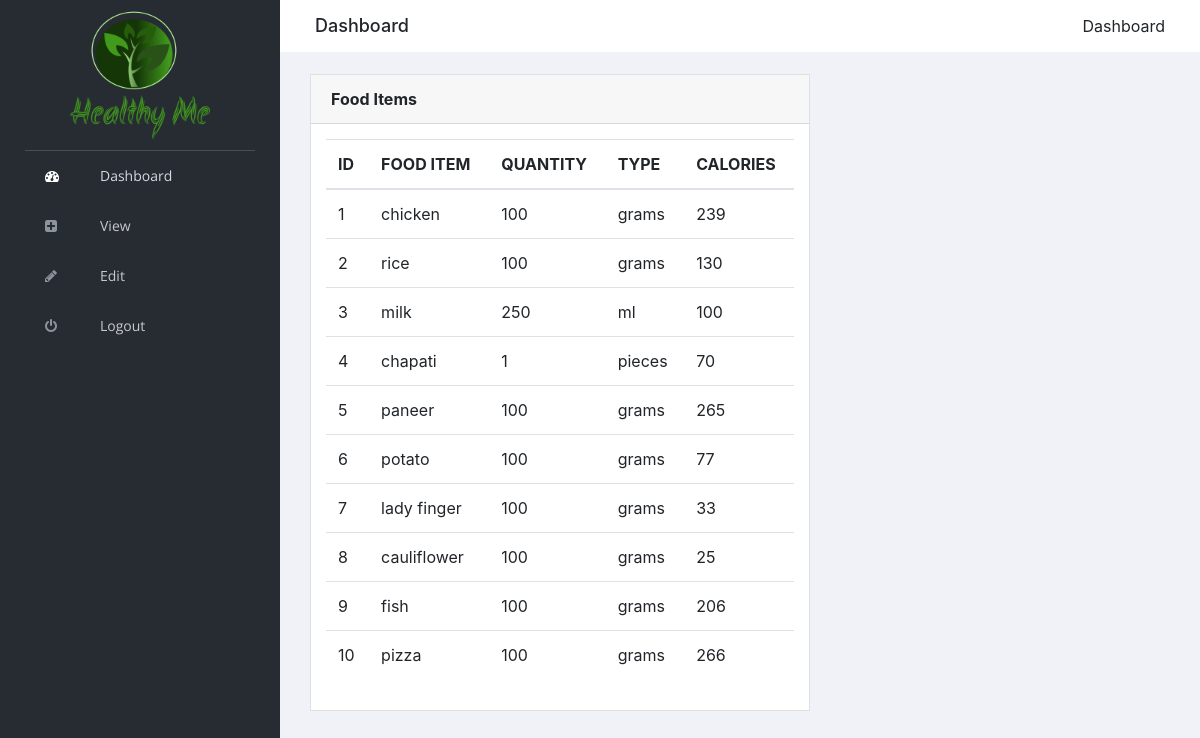
The app's page /admin/view.php (signed in) with its own data.
### tables this page shows
CREATE TABLE `fooditem` (
  `fooditem_id` int(11) NOT NULL,
  `fooditem_name` varchar(255) NOT NULL,
  `fooditem_quantity` varchar(255) NOT NULL,
  `quantity_type` varchar(200) DEFAULT NULL,
  `fooditem_calories` varchar(255) NOT NULL
);

### admin/view.php (the view, shortened to what this page needs)
<!doctype html>
<html class="no-js" lang="en">
<head>
    <link rel="stylesheet" href="vendors/bootstrap/dist/css/bootstrap.min.css">
    <link rel="stylesheet" href="vendors/font-awesome/css/font-awesome.min.css">
    <link rel="stylesheet" href="vendors/themify-icons/css/themify-icons.css">
    <link rel="stylesheet" href="vendors/flag-icon-css/css/flag-icon.min.css">
    <link rel="stylesheet" href="vendors/selectFX/css/cs-skin-elastic.css">
    <link rel="stylesheet" href="vendors/jqvmap/dist/jqvmap.min.css">
    <link rel="stylesheet" href="assets/css/style.css">
</head>
<body>
    <aside id="left-panel" class="left-panel">
        <nav class="navbar navbar-expand-sm navbar-default">
            <div class="navbar-header">
                <a class="navbar-brand" id="ig" href="./"><img src="images/logo.png" alt="Logo"></a>
            </div>
            <div id="main-menu" class="main-menu collapse navbar-collapse">
                <ul class="nav navbar-nav">
                    <li class="active">
                        <a href="dashboard.php"> <i class="menu-icon fa fa-dashboard"></i>Dashboard </a>
                    </li>
                    <li>
                        <a href="view.php"> <i class="menu-icon fa fa-plus-square "></i>View </a>
                    </li>
                    <li>
                        <a href="edit.php"> <i class="menu-icon fa fa-pencil"></i>Edit</a>
                    </li>
                    <li>
                        <a href="logout.php"> <i class="menu-icon fa fa-power-off"></i>Logout </a>
                    </li>
                </ul>
            </div>
        </nav>
    </aside>
    <div id="right-panel" class="right-panel">
        <div class="breadcrumbs">
            <div class="col-sm-4">
                <div class="page-header float-left">
                    <div class="page-title">
                        <h1>Dashboard</h1>
                    </div>
                </div>
            </div>
            <div class="col-sm-8">
                <div class="page-header float-right">
                    <div class="page-title">
                        <ol class="breadcrumb text-right">
                            <li class="active">Dashboard</li>
                        </ol>
                    </div>
                </div>
            </div>
        </div>
        <div class="content mt-3">
        <div class="col-lg-6">
            <div class="card">
                <div class="card-header">
                    <strong class="card-title">Food Items</strong>
                </div>
                <div class="card-body">
                    <div class="table-wrapper">
                    <table id="table" class="table">
                        <thead>
                            <tr>
                                <th scope="col">ID</th>
                                <th scope="col">FOOD ITEM</th>
                                <th scope="col">QUANTITY</th>
                                <th scope="col">TYPE</th>
                                <th scope="col">CALORIES</th>
                            </tr>
                        </thead>
                    <?php include'config.php';?>
<?php
 $sql1="SELECT * FROM fooditem";
$result1=mysqli_query($conn,$sql1);
$num=1;
while($row= mysqli_fetch_assoc($result1))
    {
    	echo "<tr>";
        echo "<td>".$num;
        echo "<td>".$row['fooditem_name'];
        echo "<td>".$row['fooditem_quantity'];
        echo "<td>".$row['quantity_type'];
        echo "<td>".$row['fooditem_calories'];
        ?>
    	<?php echo "</tr>";$num++;
    }
?>
               </table>
               </div>
                </div>
            </div>
        </div>
        </div>
    </div>
</body>
</html>

### admin/view.php (style rules this page uses)
@media (min-width: 360px) { .navbar .navbar-brand img { max-width: 40px; } }
@media (min-width: 360px) { .navbar .navbar-nav li { width: 100%; margin-left: -40px; } }
@media (min-width: 360px) { .card { margin-bottom: 24px; margin-bottom: 1.5rem; border-radius: 0; width: 360px; display: flex; } }
@media (min-width: 360px) { .table-wrapper { overflow-x: auto; overflow-y: visible; } }
@media (min-width: 500px) { .navbar .navbar-brand img { max-width: 150px; } }
@media (min-width: 500px) { .navbar .navbar-nav li { width: 100%; margin-left: 20px; } }
@media (min-width: 500px) { .card { margin-bottom: 24px; margin-bottom: 1.5rem; border-radius: 0; width: 500px; display: flex; } }

### records on screen
fooditem: fooditem_name "chicken", fooditem_quantity "100", quantity_type "grams", fooditem_calories "239"
fooditem: fooditem_name "rice", fooditem_quantity "100", quantity_type "grams", fooditem_calories "130"
fooditem: fooditem_name "milk", fooditem_quantity "250", quantity_type "ml", fooditem_calories "100"
fooditem: fooditem_name "chapati", fooditem_quantity "1", quantity_type "pieces", fooditem_calories "70"
fooditem: fooditem_name "paneer", fooditem_quantity "100", quantity_type "grams", fooditem_calories "265"
fooditem: fooditem_name "potato", fooditem_quantity "100", quantity_type "grams", fooditem_calories "77"
fooditem: fooditem_name "lady finger", fooditem_quantity "100", quantity_type "grams", fooditem_calories "33"
fooditem: fooditem_name "cauliflower", fooditem_quantity "100", quantity_type "grams", fooditem_calories "25"
fooditem: fooditem_name "fish", fooditem_quantity "100", quantity_type "grams", fooditem_calories "206"
fooditem: fooditem_name "pizza", fooditem_quantity "100", quantity_type "grams", fooditem_calories "266"
